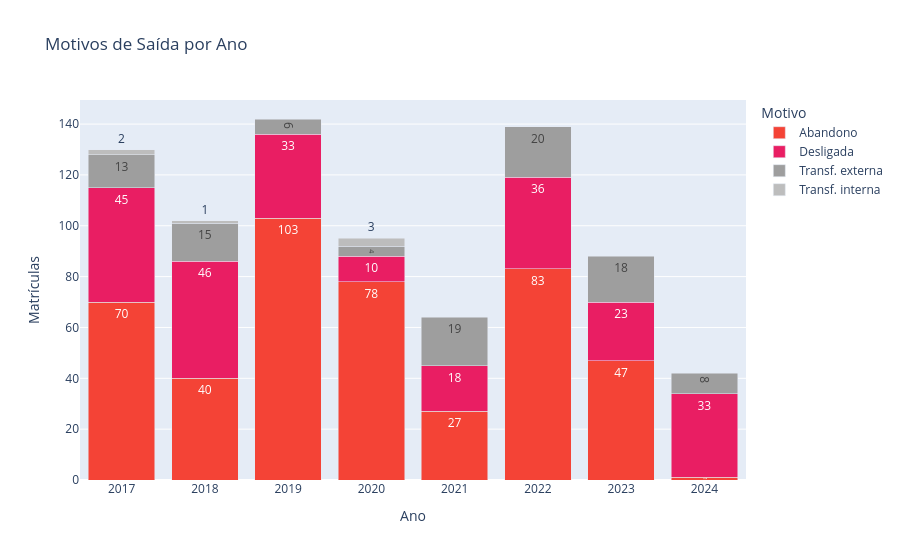

The notebook cell this image was saved under:
### Markdown cell above
### 5.3. Gráficos

### Code cell
# 16: Motivos de saída por ano (barras empilhadas)

situacoes_saida = ["Abandono", "Desligada", "Transf. externa", "Transf. interna", "Reprovada"]

df_saidas = (
    df_dados_tratados[df_dados_tratados["Situação de Matrícula"].isin(situacoes_saida)]
    .groupby(["Ano", "Situação de Matrícula"])["Código da Matricula"]
    .count()
    .reset_index(name="Qtd")
)

fig_g12 = px.bar(
    df_saidas,
    x="Ano",
    y="Qtd",
    color="Situação de Matrícula",
    barmode="stack",
    color_discrete_map=CORES_SITUACAO,
    title="Motivos de Saída por Ano",
    labels={"Qtd": "Matrículas", "Situação de Matrícula": "Motivo"},
    text_auto=True,
)
fig_g12.update_xaxes(tickmode="linear", dtick=1)
fig_g12.show()

### Figure 1 — Plotly figure (JSON) as saved in the notebook; plotly's stock layout.template omitted (floating-point values rounded to 4 significant figures)
{"data": [{"hovertemplate": "Motivo=Abandono<br>Ano=%{x}<br>Matrículas=%{y}<extra></extra>", "legendgroup": "Abandono", "marker": {"color": "#F44336", "pattern": {"shape": ""}}, "name": "Abandono", "orientation": "v", "showlegend": true, "textposition": "auto", "texttemplate": "%{y}", "type": "bar", "x": [2017, 2018, 2019, 2020, 2021, 2022, 2023, 2024], "xaxis": "x", "y": [70, 40, 103, 78, 27, 83, 47, 1], "yaxis": "y"}, {"hovertemplate": "Motivo=Desligada<br>Ano=%{x}<br>Matrículas=%{y}<extra></extra>", "legendgroup": "Desligada", "marker": {"color": "#E91E63", "pattern": {"shape": ""}}, "name": "Desligada", "orientation": "v", "showlegend": true, "textposition": "auto", "texttemplate": "%{y}", "type": "bar", "x": [2017, 2018, 2019, 2020, 2021, 2022, 2023, 2024], "xaxis": "x", "y": [45, 46, 33, 10, 18, 36, 23, 33], "yaxis": "y"}, {"hovertemplate": "Motivo=Transf. externa<br>Ano=%{x}<br>Matrículas=%{y}<extra></extra>", "legendgroup": "Transf. externa", "marker": {"color": "#9E9E9E", "pattern": {"shape": ""}}, "name": "Transf. externa", "orientation": "v", "showlegend": true, "textposition": "auto", "texttemplate": "%{y}", "type": "bar", "x": [2017, 2018, 2019, 2020, 2021, 2022, 2023, 2024], "xaxis": "x", "y": [13, 15, 6, 4, 19, 20, 18, 8], "yaxis": "y"}, {"hovertemplate": "Motivo=Transf. interna<br>Ano=%{x}<br>Matrículas=%{y}<extra></extra>", "legendgroup": "Transf. interna", "marker": {"color": "#BDBDBD", "pattern": {"shape": ""}}, "name": "Transf. interna", "orientation": "v", "showlegend": true, "textposition": "auto", "texttemplate": "%{y}", "type": "bar", "x": [2017, 2018, 2020], "xaxis": "x", "y": [2, 1, 3], "yaxis": "y"}], "layout": {"barmode": "stack", "legend": {"title": {"text": "Motivo"}, "tracegroupgap": 0}, "title": {"text": "Motivos de Saída por Ano"}, "xaxis": {"anchor": "y", "domain": [0, 1], "dtick": 1, "tickmode": "linear", "title": {"text": "Ano"}}, "yaxis": {"anchor": "x", "domain": [0, 1], "title": {"text": "Matrículas"}}}}
